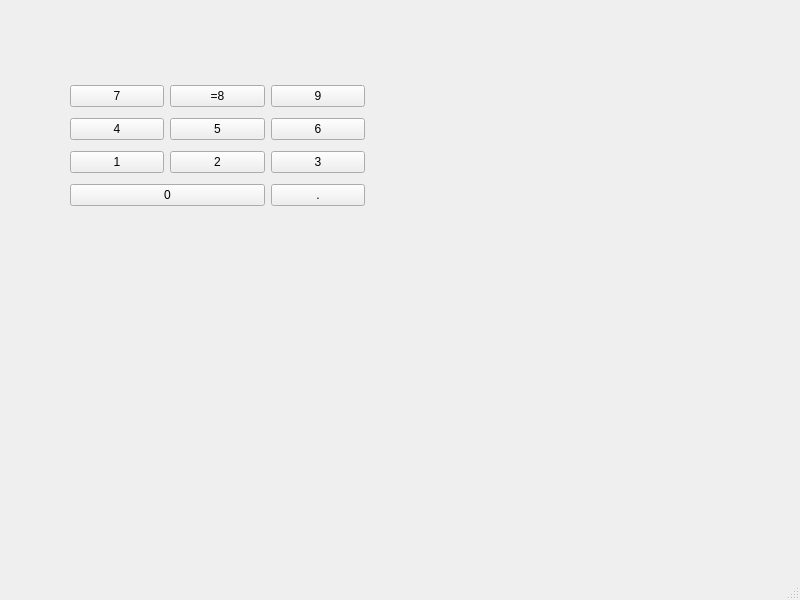
<?xml version="1.0" encoding="UTF-8"?>
<ui version="4.0">
 <class>MainWindow</class>
 <widget class="QMainWindow" name="MainWindow">
  <property name="geometry">
   <rect>
    <x>0</x>
    <y>0</y>
    <width>800</width>
    <height>600</height>
   </rect>
  </property>
  <property name="windowTitle">
   <string>MainWindow</string>
  </property>
  <widget class="QWidget" name="centralwidget">
   <widget class="QWidget" name="">
    <property name="geometry">
     <rect>
      <x>70</x>
      <y>80</y>
      <width>295</width>
      <height>135</height>
     </rect>
    </property>
    <layout class="QGridLayout" name="gridLayout">
     <item row="0" column="0">
      <widget class="QPushButton" name="pushButton">
       <property name="text">
        <string>7</string>
       </property>
      </widget>
     </item>
     <item row="0" column="1">
      <widget class="QPushButton" name="pushButton_2">
       <property name="text">
        <string>=8</string>
       </property>
      </widget>
     </item>
     <item row="0" column="2">
      <widget class="QPushButton" name="pushButton_3">
       <property name="text">
        <string>9</string>
       </property>
      </widget>
     </item>
     <item row="1" column="0">
      <widget class="QPushButton" name="pushButton_4">
       <property name="text">
        <string>4</string>
       </property>
      </widget>
     </item>
     <item row="1" column="1">
      <widget class="QPushButton" name="pushButton_5">
       <property name="text">
        <string>5</string>
       </property>
      </widget>
     </item>
     <item row="1" column="2">
      <widget class="QPushButton" name="pushButton_6">
       <property name="text">
        <string>6</string>
       </property>
      </widget>
     </item>
     <item row="2" column="0">
      <widget class="QPushButton" name="pushButton_7">
       <property name="text">
        <string>1</string>
       </property>
      </widget>
     </item>
     <item row="2" column="1">
      <widget class="QPushButton" name="pushButton_8">
       <property name="text">
        <string>2</string>
       </property>
      </widget>
     </item>
     <item row="2" column="2">
      <widget class="QPushButton" name="pushButton_9">
       <property name="text">
        <string>3</string>
       </property>
      </widget>
     </item>
     <item row="3" column="0" colspan="2">
      <widget class="QPushButton" name="pushButton_10">
       <property name="text">
        <string>0</string>
       </property>
      </widget>
     </item>
     <item row="3" column="2">
      <widget class="QPushButton" name="pushButton_12">
       <property name="text">
        <string>.</string>
       </property>
      </widget>
     </item>
    </layout>
   </widget>
  </widget>
  <widget class="QMenuBar" name="menubar">
   <property name="geometry">
    <rect>
     <x>0</x>
     <y>0</y>
     <width>800</width>
     <height>26</height>
    </rect>
   </property>
  </widget>
  <widget class="QStatusBar" name="statusbar"/>
 </widget>
 <resources/>
 <connections/>
</ui>
